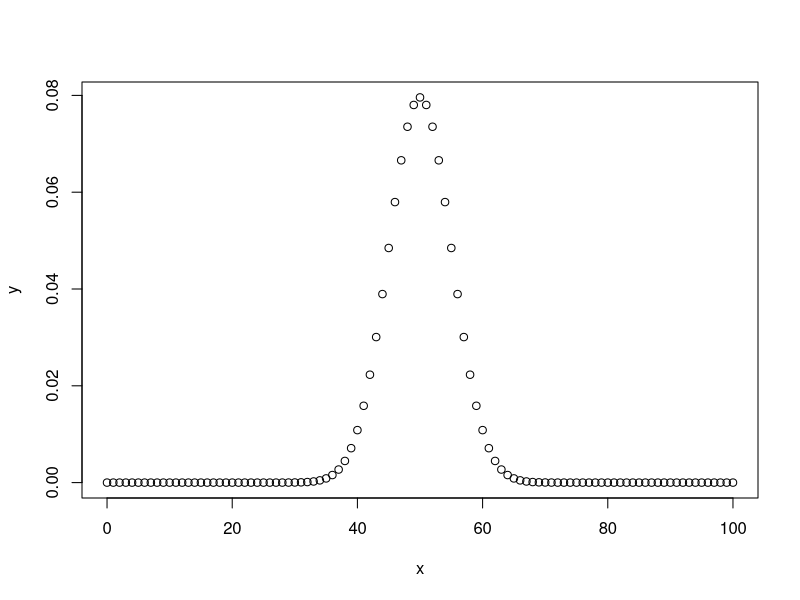

This chart was generated by the following R code:

dbinom(x = 6, size = 10, prob = 0.7)
# output of it is 0.2001209

pbinom(q = 4, size = 10, prob = 0.7)
# 4.7% of the values fall under 4 / 4 is 4.7th percentile of the binomial data

qbinom(0.04, 10, 0.7)

x <- seq(0, 100, by = 1)

y <- dbinom(seq(0, 100, by = 1), 100, 0.5)

plot(x, y)
